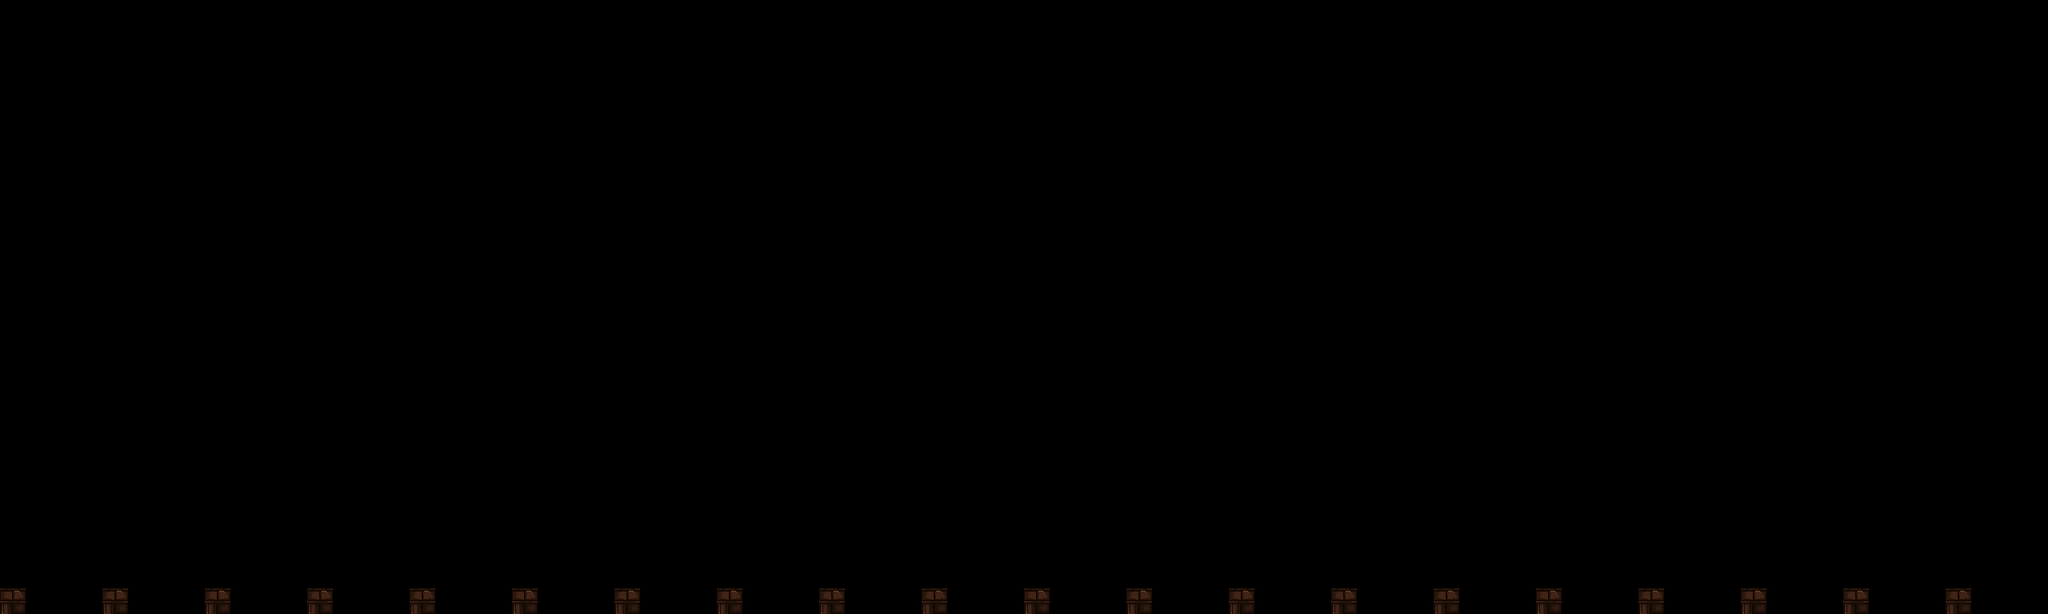

A level layout from a 2D game, rendered from its tile map. Below: a short description, then the map file with tile-grid data replaced by summaries:
An orthogonal 20x6 tile map with 128x128 px tiles, 1 tile layer (Ground).

<map version="1.5" tiledversion="1.7.2" orientation="orthogonal" renderorder="right-down" width="20" height="6" tilewidth="128" tileheight="128" infinite="0" nextlayerid="2" nextobjectid="1">
 <tileset firstgid="1" source="env_mon.tsx" />
 <layer id="1" name="Ground" width="20" height="6">
  <data>[120 cells, 20 non-empty, 1 distinct tile ids]</data>
 </layer>
</map>
